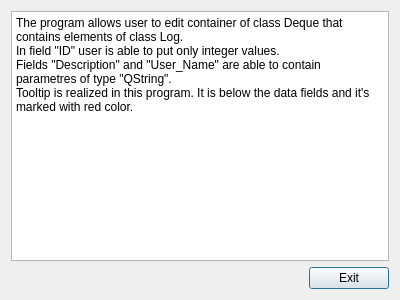
<?xml version="1.0" encoding="UTF-8"?>
<ui version="4.0">
 <class>Info</class>
 <widget class="QDialog" name="Info">
  <property name="geometry">
   <rect>
    <x>0</x>
    <y>0</y>
    <width>400</width>
    <height>300</height>
   </rect>
  </property>
  <property name="windowTitle">
   <string>Dialog</string>
  </property>
  <layout class="QVBoxLayout" name="verticalLayout">
   <item>
    <widget class="QTextBrowser" name="textBrowser">
     <property name="html">
      <string>&lt;!DOCTYPE HTML PUBLIC &quot;-//W3C//DTD HTML 4.0//EN&quot; &quot;http://www.w3.org/TR/REC-html40/strict.dtd&quot;&gt;
&lt;html&gt;&lt;head&gt;&lt;meta name=&quot;qrichtext&quot; content=&quot;1&quot; /&gt;&lt;style type=&quot;text/css&quot;&gt;
p, li { white-space: pre-wrap; }
&lt;/style&gt;&lt;/head&gt;&lt;body style=&quot; font-family:'MS Shell Dlg 2'; font-size:8.25pt; font-weight:400; font-style:normal;&quot;&gt;
&lt;p style=&quot; margin-top:0px; margin-bottom:0px; margin-left:0px; margin-right:0px; -qt-block-indent:0; text-indent:0px;&quot;&gt;&lt;span style=&quot; font-size:9pt;&quot;&gt;The program allows user to edit container of class Deque that contains elements of class Log.&lt;/span&gt;&lt;span style=&quot; font-size:8pt;&quot;&gt; &lt;/span&gt;&lt;/p&gt;
&lt;p style=&quot; margin-top:0px; margin-bottom:0px; margin-left:0px; margin-right:0px; -qt-block-indent:0; text-indent:0px;&quot;&gt;&lt;span style=&quot; font-size:9pt;&quot;&gt;In field &amp;quot;ID&amp;quot; user is able to put only integer values.&lt;/span&gt;&lt;/p&gt;
&lt;p style=&quot; margin-top:0px; margin-bottom:0px; margin-left:0px; margin-right:0px; -qt-block-indent:0; text-indent:0px;&quot;&gt;&lt;span style=&quot; font-size:9pt;&quot;&gt;Fields &amp;quot;Description&amp;quot; and &amp;quot;User_Name&amp;quot; are able to contain parametres of type &amp;quot;QString&amp;quot;.&lt;/span&gt;&lt;/p&gt;
&lt;p style=&quot; margin-top:0px; margin-bottom:0px; margin-left:0px; margin-right:0px; -qt-block-indent:0; text-indent:0px;&quot;&gt;&lt;span style=&quot; font-size:9pt;&quot;&gt;Tooltip is realized in this program. It is below the data fields and it's marked with red color.&lt;/span&gt;&lt;/p&gt;&lt;/body&gt;&lt;/html&gt;</string>
     </property>
    </widget>
   </item>
   <item>
    <layout class="QHBoxLayout" name="horizontalLayout">
     <item>
      <spacer name="horizontalSpacer">
       <property name="orientation">
        <enum>Qt::Horizontal</enum>
       </property>
       <property name="sizeHint" stdset="0">
        <size>
         <width>278</width>
         <height>20</height>
        </size>
       </property>
      </spacer>
     </item>
     <item>
      <widget class="QPushButton" name="pushButton">
       <property name="text">
        <string>Exit</string>
       </property>
      </widget>
     </item>
    </layout>
   </item>
  </layout>
 </widget>
 <resources/>
 <connections>
  <connection>
   <sender>pushButton</sender>
   <signal>clicked()</signal>
   <receiver>Info</receiver>
   <slot>close()</slot>
   <hints>
    <hint type="sourcelabel">
     <x>361</x>
     <y>271</y>
    </hint>
    <hint type="destinationlabel">
     <x>288</x>
     <y>271</y>
    </hint>
   </hints>
  </connection>
 </connections>
</ui>
